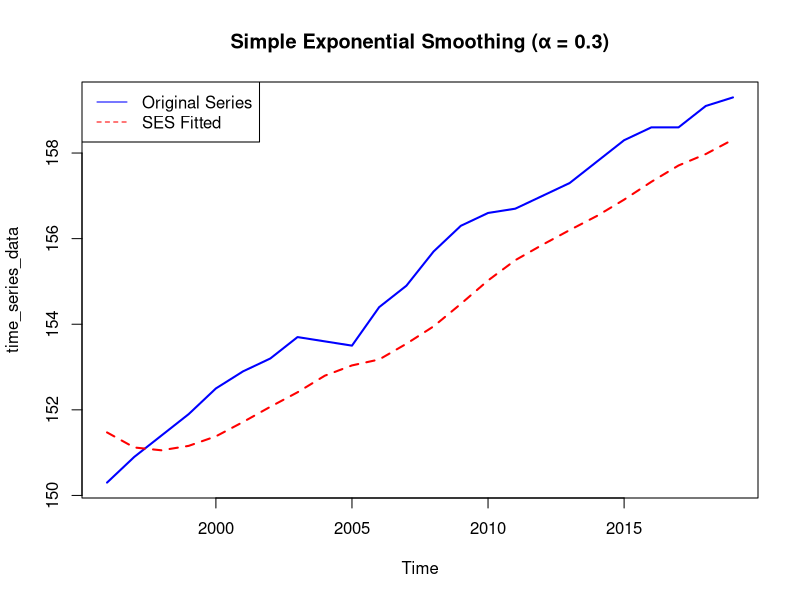
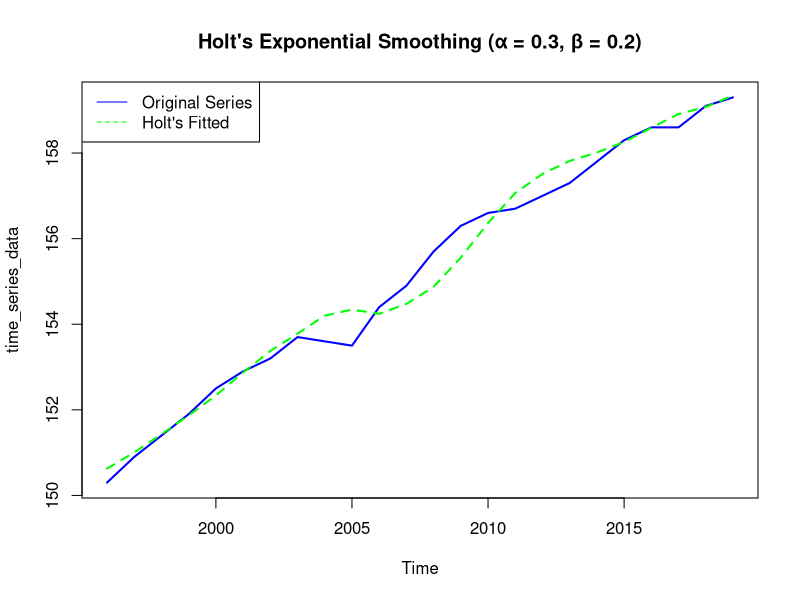
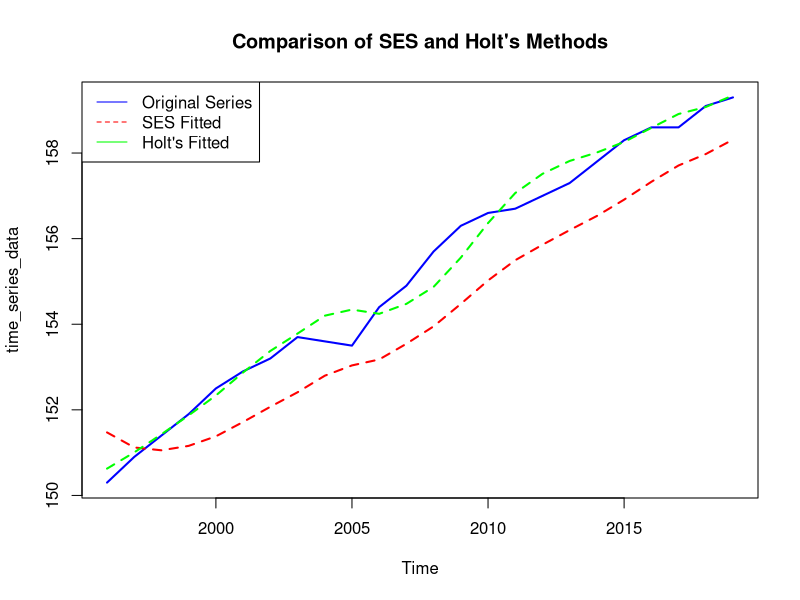
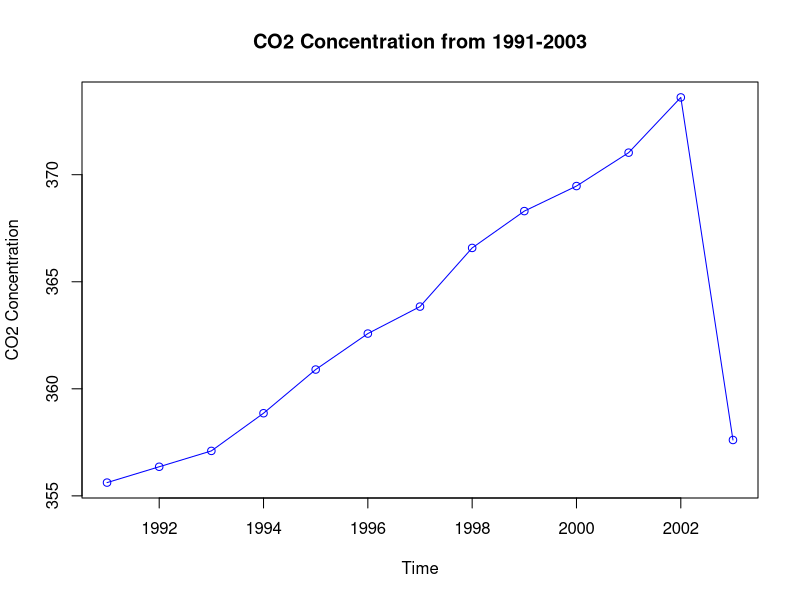
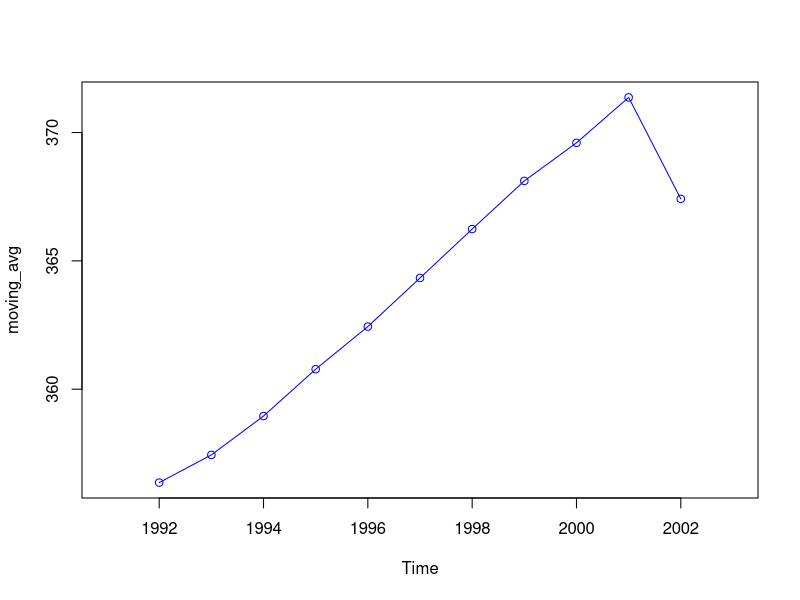
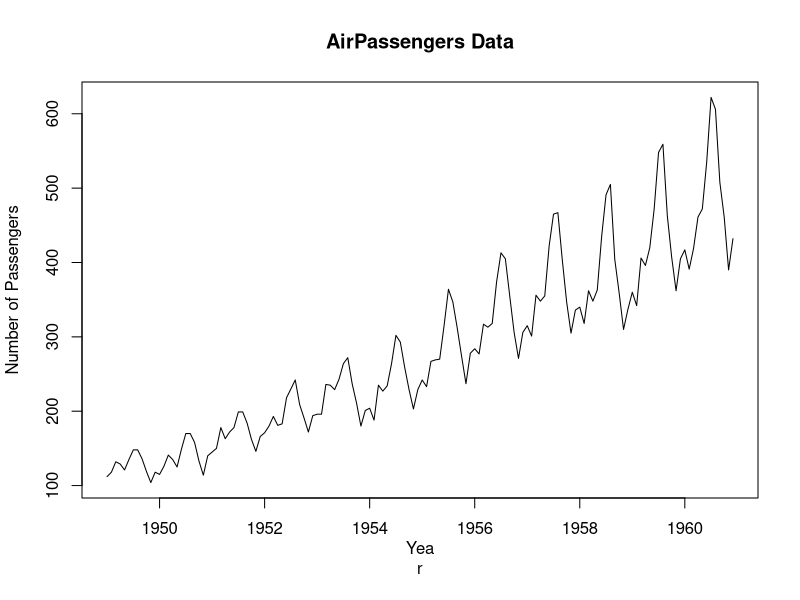
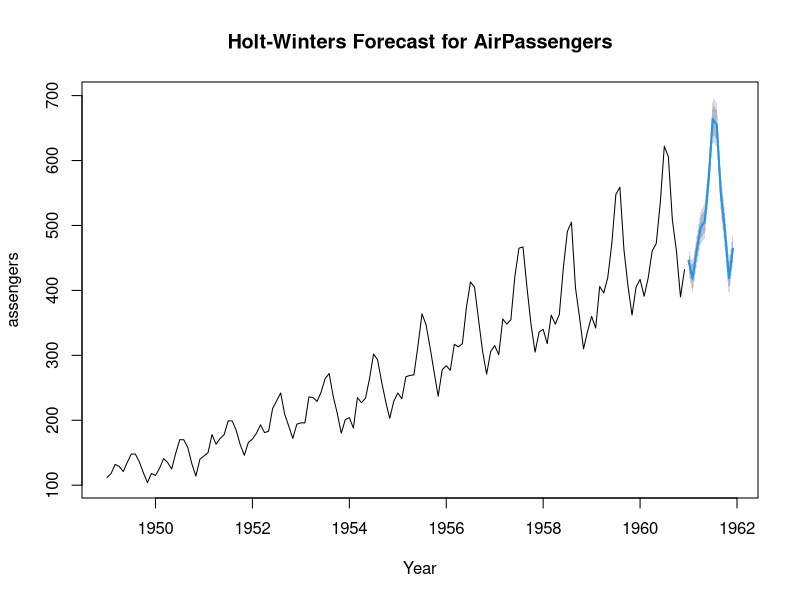

The R source for these figures, in order:













































#2.1==== pratical Exponential and Moving Average Smoothing- Holts Winters Smoothing=====

##Q.1)
# Given time series data
data <- c(150.3, 150.9, 151.4, 151.9, 152.5, 152.9, 153.2, 153.7, 153.6, 153.5, 
          154.4, 154.9, 155.7, 156.3, 156.6, 156.7, 157, 157.3, 157.8, 158.3, 
          158.6, 158.6, 159.1, 159.3)


time_series_data <- ts(data, start = 1996, frequency = 1)

#a) Analyze given time series data acc to Simple Exponential Smoothing (SES) with α = 0.3
# Load necessary package
install.packages("forecast")
library(forecast)

ses_model <- ses(time_series_data, alpha = 0.3, h = 1)
summary(ses_model)

# Plot the SES result
plot(time_series_data, main = "Simple Exponential Smoothing (α = 0.3)", col = "blue", lwd = 2)
lines(fitted(ses_model), col = "red", lty = 2, lwd = 2)
legend("topleft", legend = c("Original Series", "SES Fitted"), col = c("blue", "red"), lty = 1:2)


#b)Holt's Exponential Smoothing with α = 0.3 and β = 0.2

# Holt's Exponential Smoothing with alpha = 0.3 and beta = 0.2
holt_model <- holt(time_series_data, alpha = 0.3, beta = 0.2, h = 1)

# Plot the Holt's result
plot(time_series_data, main = "Holt's Exponential Smoothing (α = 0.3, β = 0.2)", col = "blue", lwd = 2)
lines(fitted(holt_model), col = "green", lty = 2, lwd = 2)
legend("topleft", legend = c("Original Series", "Holt's Fitted"), col = c("blue", "green"), lty = 1:2)


# Plotting both models together for comparison
plot(time_series_data, main = "Comparison of SES and Holt's Methods", col = "blue", lwd = 2)
lines(fitted(ses_model), col = "red", lty = 2, lwd = 2)
lines(fitted(holt_model), col = "green", lty = 2, lwd = 2)
legend("topleft", legend = c("Original Series", "SES Fitted", "Holt's Fitted"), 
       col = c("blue", "red", "green"), lty = 1:2)


#Conclusion

#Trend Adaptation: Holt's model outperforms SES in tracking the overall trend of the 
#time series data. As the values are steadily increasing over the years, 
#Holt's model successfully captures this upward movement, while SES may lag behind due to 
#its constant smoothing approach.
#Flexibility: Holt's method is more flexible, making it suitable for data with trends. 
#SES, while simple and effective for stationary data, may not provide accurate forecasts 
#if the underlying data has a clear trend.




##Q.2)
#CO2 Moving Average
# Define the data
year <- 1991:2003
co2 <- c(355.62, 356.36, 357.1, 358.86, 360.9, 362.58, 363.84, 366.58, 368.3, 
         369.47, 371.03, 373.61, 357.61)
ts_co2 <- ts(co2, start = 1991, end = 2003)

# a) Time series plot
plot(ts_co2, type="o", col="blue", ylab="CO2 Concentration", main="CO2 Concentration from 1991-2003")

# b) 3-year moving average for forecasting
moving_avg <- filter(ts_co2, rep(1/3, 3), sides=2)
plot(moving_avg,,type="o",col="blue",)
forecast_2004 <- mean(tail(ts_co2, 3))  # Forecast for 2004 using the last 3 values
forecast_2004




##Q.3)===Apply holts-Winters method to AirPassenger data and forecast next 12 months dta
#Load the AirPassengers data
install.packages("forecast")
library(forecast)
data("AirPassengers")

plot(AirPassengers, main = "AirPassengers Data", ylab = "Number of Passengers", xlab = "Yea
r")
holt_winters_model <- HoltWinters(AirPassengers, gamma = TRUE, seasonal = "multiplicative")
forecasted_values <- forecast(holt_winters_model, h = 12)
forecasted_values
plot(forecasted_values, main = "Holt-Winters Forecast for AirPassengers", ylab = "Number of P
assengers", xlab = "Year")

